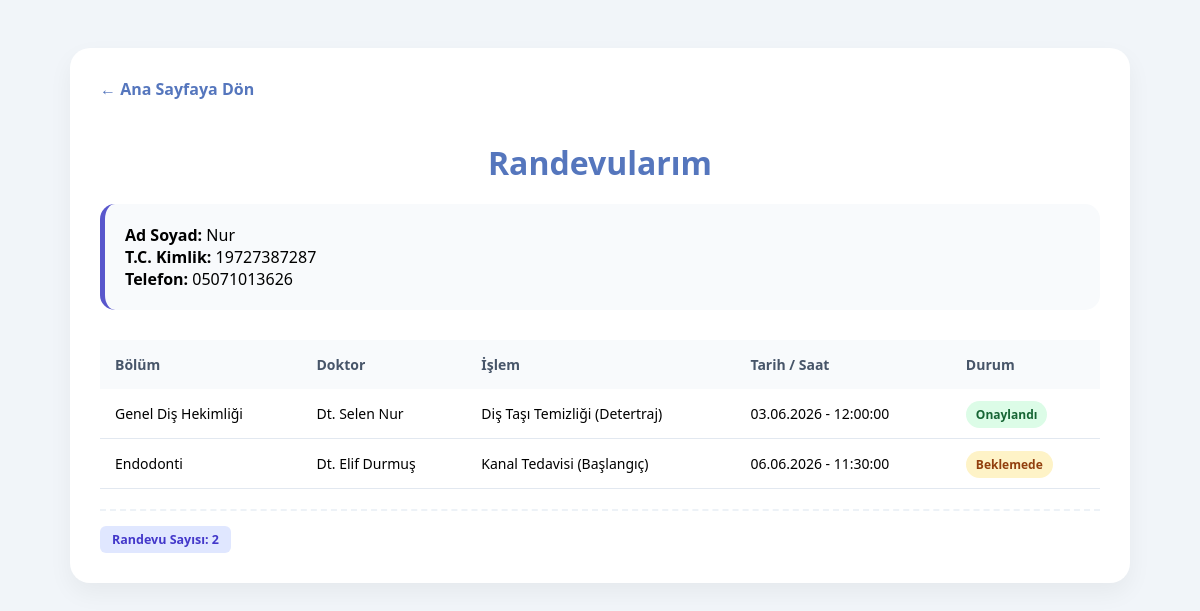
/profil.php (signed in), run on the app's committed database.
### tables this page shows
CREATE TABLE `randevular` (
  `randevu_id` int NOT NULL,
  `hasta_id` int NOT NULL,
  `doktor_id` int NOT NULL,
  `bolum_id` int NOT NULL,
  `islem_turu` varchar(150) NOT NULL,
  `randevu_tarihi` date NOT NULL,
  `randevu_saati` time NOT NULL,
  `hasta_notu` text,
  `ilac_alerjisi` varchar(255) DEFAULT NULL,
  `kronik_hastalik` varchar(255) DEFAULT NULL,
  `durum` varchar(20) DEFAULT 'Beklemede',
  `olusturma_tarihi` timestamp NULL DEFAULT CURRENT_TIMESTAMP
);

CREATE TABLE `bolumler` (
  `bolum_id` int NOT NULL,
  `bolum_adi` varchar(100) NOT NULL
);

### dal/db.php (called while the page is built)
<?php
class db {
    private static $host = 'localhost';
    private static $dbname = 'disklinik_sistemi';
    private static $username = 'root';
    private static $password = 'sueda2005';
    private static $connection = null;
    public static function connect() {
        if (self::$connection === null) {
            try {
                self::$connection = new PDO(
                    "mysql:host=" . self::$host . ";dbname=" . self::$dbname . ";charset=utf8mb4",
                    self::$username,
                    self::$password
                );
                self::$connection->setAttribute(PDO::ATTR_ERRMODE, PDO::ERRMODE_EXCEPTION);
            } catch(PDOException $e) {
                die("Veritabanı bağlantı hatası: " . $e->getMessage());
            }
        }
        return self::$connection;
    }
}
?>

### bl/randevu_bl.php (called while the page is built, shortened)
<?php
require_once __DIR__ . '/../dal/randevu_dal.php';
class randevu_bl {
    private $randevuDAL;
    public function __construct() {
        $this->randevuDAL = new randevu_dal();
    }
    public function hastaninDetayliRandevulari($hasta_id) {
        $detayli = $this->randevuDAL->randevuDetayliGetir();
        $hamRandevular = $this->randevuDAL->hastaninRandevulariniGetir($hasta_id);
        $hastaninIdleri = array_column($hamRandevular, 'randevu_id');
        $sonuc = [];
        foreach ($detayli as $d) {
            if (in_array($d['randevu_id'], $hastaninIdleri)) {
                $sonuc[] = $d;
            }
        }
        return $sonuc;
    }
}
?>

### dal/randevu_dal.php (called while the page is built, shortened)
<?php
require_once __DIR__ . '/db.php';
class randevu_dal {
    private $db;
    public function __construct() {
        $this->db = db::connect();
    }
    public function randevuDetayliGetir() {
        $stmt = $this->db->prepare("CALL randevuDetay()");
        $stmt->execute();
        return $stmt->fetchAll(PDO::FETCH_ASSOC);
    }
    public function hastaninRandevulariniGetir($hasta_id) {
        $stmt = $this->db->prepare("CALL hastaRandevular(?)");
        $stmt->execute([$hasta_id]);
        return $stmt->fetchAll(PDO::FETCH_ASSOC);
    }
}
?>

### profil.php (the view, shortened to what this page needs)
<?php
require_once __DIR__ . '/bl/randevu_bl.php';
$randevuService = new randevu_bl();
try {
    $randevular = $randevuService->hastaninDetayliRandevulari($_SESSION['hasta_id']);
} catch(Exception $e) {
    die("Hata: " . $e->getMessage());
}
?>
<!DOCTYPE html>
<html lang="tr">
<head>
</head>
<body>
<div class="konteynir">
    <a href="index.php" class="geri-link">← Ana Sayfaya Dön</a>
    <h1>Randevularım</h1>
    <div class="profil-bilgi">
        <strong>Ad Soyad:</strong> <?php echo htmlspecialchars($_SESSION['ad_soyad']); ?><br>
        <strong>T.C. Kimlik:</strong> <?php echo htmlspecialchars($_SESSION['tc_id']); ?><br>
        <strong>Telefon:</strong> <?php echo htmlspecialchars($_SESSION['telefon']); ?>
    </div>
    <table>
        <thead>
            <tr>
                <th>Bölüm</th>
                <th>Doktor</th>
                <th>İşlem</th>
                <th>Tarih / Saat</th>
                <th>Durum</th>
            </tr>
        </thead>
        <tbody>
            <?php foreach($randevular as $r): ?>
            <tr>
                <td><?php echo htmlspecialchars($r['Bölüm'] ?? $r['bolum_adi']); ?></td>
                <td>Dt. <?php echo htmlspecialchars($r['Doktor Ad Soyad'] ?? ($r['doktor_ad'] . " " . $r['doktor_soyad'])); ?></td>
                <td><?php echo htmlspecialchars($r['İşlem Türü'] ?? $r['islem_turu']); ?></td>
                <td><?php echo date("d.m.Y", strtotime($r['Randevu Tarihi'] ?? $r['randevu_tarihi'])); ?> - <?php echo htmlspecialchars($r['Randevu Saati'] ?? $r['randevu_saati']); ?></td>
                <td>
                    <?php
                    $db_durum = $r['Durum'] ?? $r['durum'];
                    if ($db_durum == 'Onaylandı') {
                        $css_sinif = 'durum-onaylandi';
                        $ekran_metni = 'Onaylandı';
                    } else {
                        $css_sinif = 'durum-bekliyor';
                        $ekran_metni = 'Beklemede';
                    }
                    ?>
                    <span class="durum <?php echo $css_sinif; ?>"><?php echo $ekran_metni; ?></span>
                </td>
            </tr>
            <?php endforeach; ?>
        </tbody>
    </table>
    <div class="card-footer">
        <span class="footer-stat"> Randevu Sayısı: <?= count($randevular) ?></span>
    </div>
</div>
</body>
</html>

### profil.php (style rules this page uses)
:root { --mavi: #5576bd; --mor: #5957cc; --gradyan: linear-gradient(135deg, #6a88c9, #5957cc); }
body { font-family: 'Segoe UI', sans-serif; background: #f1f5f9; padding: 40px; }
.konteynir { max-width: 1000px; margin: auto; background: white; padding: 30px; border-radius: 20px; box-shadow: 0 10px 25px rgba(0,0,0,0.05); }
h1 { color: var(--mavi); margin-bottom: 20px; text-align: center; }
.profil-bilgi { background: #f8fafc; padding: 20px; border-radius: 15px; margin-bottom: 30px; border-left: 5px solid var(--mor); }
table { width: 100%; border-collapse: collapse; margin-top: 20px; }
th { text-align: left; padding: 15px; background: #f8fafc; color: #475569; font-size: 14px; }
td { padding: 15px; border-bottom: 1px solid #e2e8f0; font-size: 14px; }
.durum { padding: 5px 10px; border-radius: 20px; font-size: 12px; font-weight: bold; }
.durum-bekliyor { background: #fef3c7; color: #92400e; }
.durum-onaylandi { background: #dcfce7; color: #166534; }
.geri-link { display: inline-block; margin-bottom: 20px; text-decoration: none; color: var(--mavi); font-weight: bold; }
.card-footer { margin-top: 20px; padding-top: 15px; border-top: 2px dashed #edf2f7; font-size: 12.5px; }
.footer-stat { display: inline-block; font-weight: bold; color: #4338ca; background: #e0e7ff; padding: 5px 12px; border-radius: 6px; }

### data on the page
randevular: bolum.bolum_adi "Genel Diş Hekimliği", Doktor "Selen Nur", islem_turu "Diş Taşı Temizliği (Detertraj)", randevu_tarihi "03.06.2026", randevu_saati "12:00:00", durum "Onaylandı"
randevular: bolum.bolum_adi "Endodonti", Doktor "Elif Durmuş", islem_turu "Kanal Tedavisi (Başlangıç)", randevu_tarihi "06.06.2026", randevu_saati "11:30:00", durum "Beklemede"

### other printed values
$_SESSION['ad_soyad'] "Nur"
$_SESSION['tc_id'] "19727387287"
$_SESSION['telefon'] "05071013626"
count($randevular) "2"
